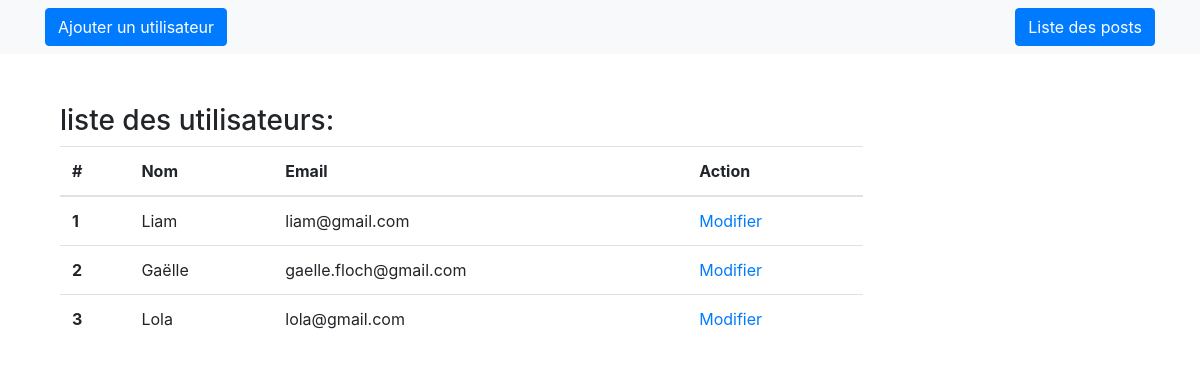
Screenshot of /users with the database file from the repository.
### user.py (models this page shows)
class User(db.Model):
    id = db.Column(db.Integer, primary_key=True)
    name = db.Column(db.String(80), nullable=False)
    email = db.Column(db.String(140), unique=True, nullable=False)
    password = db.Column(db.String(80), nullable=True)
    posts = db.relationship('Post', backref='user', lazy=True)

### index.py (the view)
@app.route('/users')
def display_users():
    allUsers = User.query.all()
    return render_template('users.html', users=allUsers)

### templates/users.html (shortened to what this page needs)
<!DOCTYPE html>
<html>
    <head>
        <link rel="stylesheet" href="{{ url_for('static', filename='css/bootstrap.min.css') }}">
    </head>
    <body>
        <div>
            <nav class="navbar navbar-light bg-light">
                <div class="container">
                    <a href="/users/create" class="btn btn-primary">Ajouter un utilisateur</a>
                    <a href="/posts" class="btn btn-primary">Liste des posts</a>
                </div>
            </nav>
        </div>
        <div class="container" style="margin-top: 50px;">
            <div class="col-md-9">
                <h3>liste des utilisateurs:</h3>
                <table class="table">
                    <thead>
                        <th scope="col">#</th>
                        <th scope="col">Nom</th>
                        <th scope="col">Email</th>
                        <th scope="col">Action</th>
                    </thead>
                    <tbody>
                    {% for user in users %}
                    <tr>
                        <th scope="row">{{ user.id }}</th>
                        <td>{{ user.name }}</td>
                        <td>{{ user.email }}</td>
                        <td><a href="/users/{{ user.id }}/edit">Modifier</a></td>
                    </tr>
                    {% endfor %}
                    </tbody>
                </table>
            </div>
        </div>
    </body>
</html>

### rows the page displays
User: id "1", name "Liam", email "liam@gmail.com"
User: id "2", name "Gaëlle", email "gaelle.floch@gmail.com"
User: id "3", name "Lola", email "lola@gmail.com"
